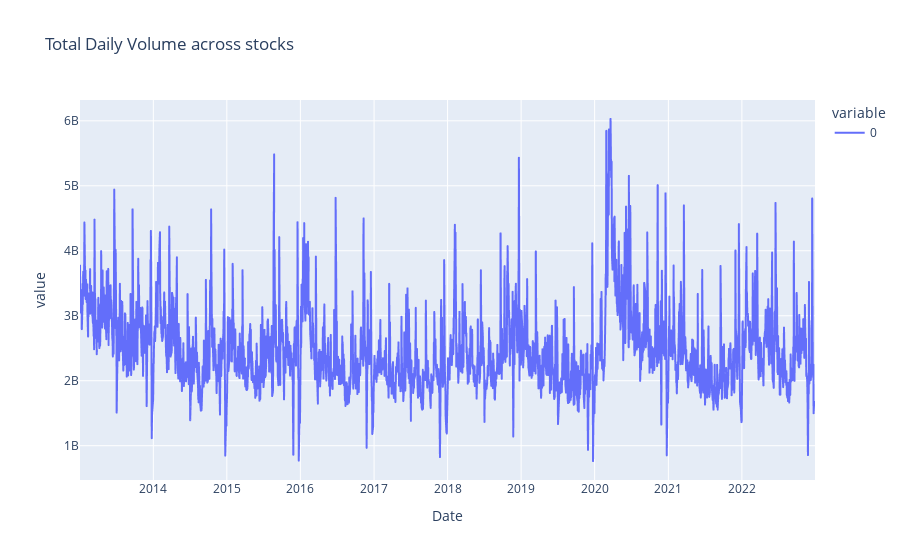

Source (notebook cell):
### Code cell
# Plotting Total daily volume, summed per day across stocks:
df_volume_clean.sum(1).plot(title='Total Daily Volume across stocks')

### Figure 1 — Plotly figure (JSON) as saved in the notebook; plotly's stock layout.template omitted (floating-point values rounded to 4 significant figures; data arrays with more than 128 entries replaced by an {"elided": "..."} marker saying what was removed)
{"data": [{"hovertemplate": "variable=0<br>Date=%{x}<br>value=%{y}<extra></extra>", "legendgroup": "0", "line": {"color": "#636efa", "dash": "solid"}, "marker": {"symbol": "circle"}, "mode": "lines", "name": "0", "showlegend": true, "type": "scattergl", "x": {"elided": "2518 str values"}, "xaxis": "x", "y": {"elided": "2518 int values"}, "yaxis": "y"}], "layout": {"legend": {"title": {"text": "variable"}, "tracegroupgap": 0}, "title": {"text": "Total Daily Volume across stocks"}, "xaxis": {"anchor": "y", "domain": [0, 1], "title": {"text": "Date"}}, "yaxis": {"anchor": "x", "domain": [0, 1], "title": {"text": "value"}}}}
